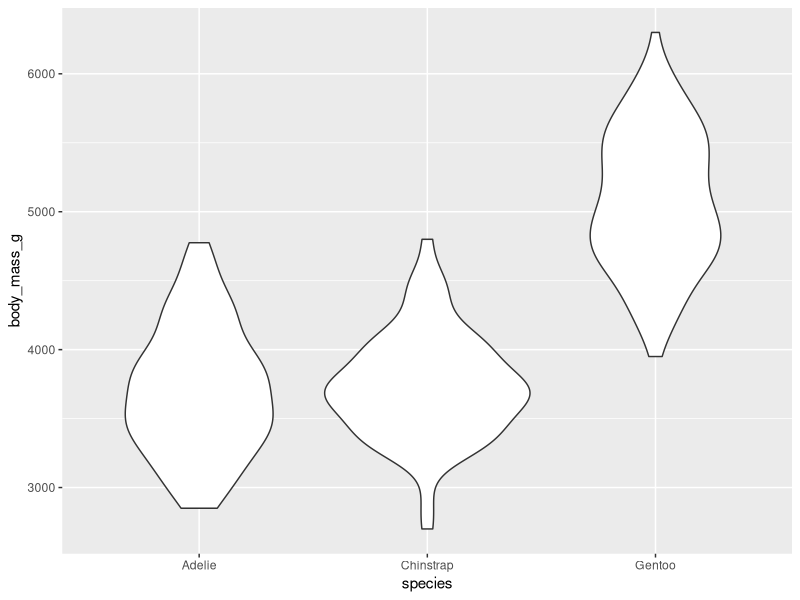
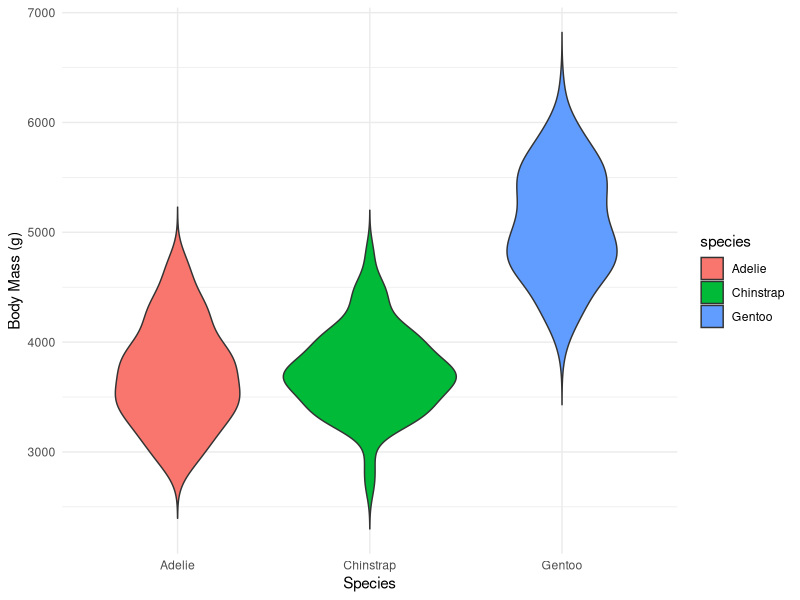

The R source for these figures, in order:

            library(ggplot2)
            library(palmerpenguins)
            built_answer <- tryCatch(
                {
                    set.seed(42)
                    ggplot(penguins, aes(x = species, y = body_mass_g)) + geom_violin()
                    suppressWarnings(
                        if (!file.exists("/sandbox/figures/body-mass_species_violin_answer.png")) {
                            ggsave(
                                width = 3,
                                height = 3,
                                "/sandbox/figures/body-mass_species_violin_answer.png"
                            )
                        }
                    )
                    suppressWarnings(
                        ggplot_build(last_plot())
                    )
                },
                error = function(e) {
                    'ERROR'
                }
            )
            built_submission <- tryCatch(
                {
                    set.seed(42)
                    ggplot(penguins, aes(x = species, y = body_mass_g, fill = species)) +
  geom_violin(trim = FALSE) +
  labs(x = "Species", y = "Body Mass (g)") +
  theme_minimal()
                    suppressWarnings(
                        ggsave(
                            width = 3,
                            height = 3,
                            "figures/body-mass_species_violin_submission_phi4mini.png"
                        )
                    )
                    suppressWarnings(
                        ggplot_build(last_plot())
                    )
                },
                error = function(e) {
                    'ERROR'
                }
            )
            cat(isTRUE(all.equal(built_answer, built_submission)))
        
